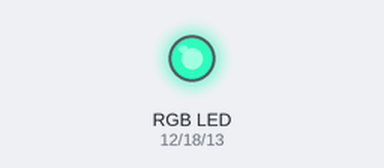
A program run on a simulated Raspberry Pi (BCM pin numbers). On the bench: an RGB LED mixed from three pins (HIGH = lit). Dim RGB values are drawn brighter than linear; random numbers come from a fixed seed.

Above: at 0.2 s.
At 5.0 s:
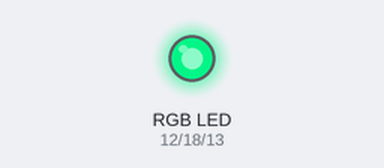
At 9.8 s:
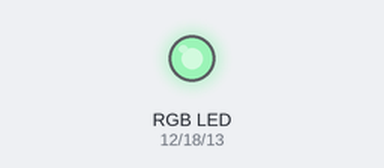
At 19.8 s:
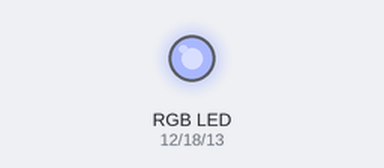
At 29.8 s:
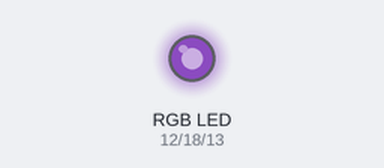
At 39.8 s:
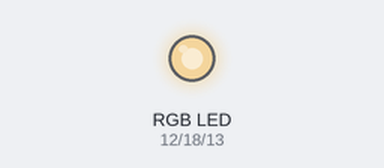
Timing chart, 0 to 40.0 s (numbered marks = the images above):
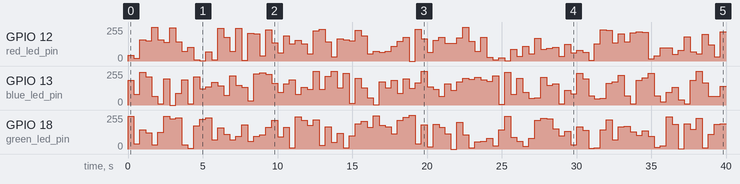

The program:

playLed.py
```python
import RPi.GPIO as GPIO
import settings
from random import randrange
import time

# GPIO
## Common
GPIO.setmode(GPIO.BCM)
GPIO.setwarnings(False) # GPIO

## Red LED
GPIO.setup(settings.red_led_pin, GPIO.OUT)
GPIO.setup(settings.blue_led_pin, GPIO.OUT)
GPIO.setup(settings.green_led_pin, GPIO.OUT)


# LEDs
red = GPIO.PWM(settings.red_led_pin, 50)
blue = GPIO.PWM(settings.blue_led_pin, 50)
green = GPIO.PWM(settings.green_led_pin, 50)

red.start(100)
blue.start(40)
green.start(20)

d = 0
while True:
    d = randrange(101)
    red.ChangeDutyCycle(d)
    d = randrange(101)
    blue.ChangeDutyCycle(d)
    d = randrange(101)
    green.ChangeDutyCycle(d)
    time.sleep(0.4)
```

settings.py
```python
# ROBI - API Configurations

initial_led_value = 100

# GPIO
## LED
red_led_pin = 12
blue_led_pin = 13
green_led_pin = 18
## Servo
servo_pin = 26

# Ultrasonic
ultrasonic_trigger_pin = 23
ultrasonic_echo_pin = 24

# Vibration
vibration_pin = 21

# Sound
sound_birds_path = 'SONIDOS/BIRDS.mp3'
sound_rain_path = 'SONIDOS/RAIN.m4a'
sound_sea_path = 'SONIDOS/SEA.mp3'
sound_seaAnimals_path = 'SONIDOS/SEA_ANIMALS.mp3'
sound_leafs_path = 'SONIDOS/LEAFS.mp3'
sound_wind_path = 'SONIDOS/WIND.mp3'
```

Measured:
- by itself, GPIO 12 (red_led_pin): 0/255 → 43/255 at 0.00 s, → 20/255 0.40 s later, → 161/255 0.40 s later, → 153/255 0.40 s later, … (99 changes in this stretch)
- by itself, GPIO 13 (blue_led_pin): 0/255 → 184/255 at 0.00 s, → 82/255 0.40 s later, → 247/255 0.40 s later, → 212/255 0.40 s later, … (100 changes in this stretch)
